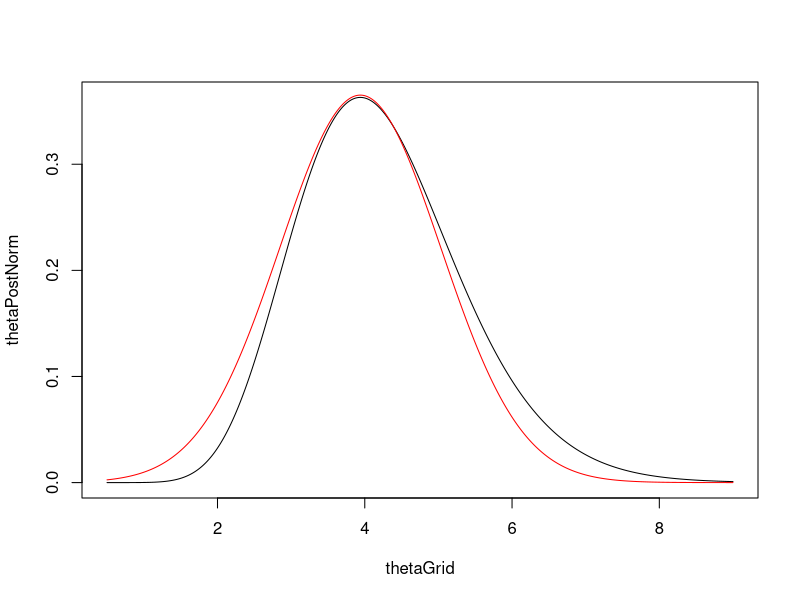
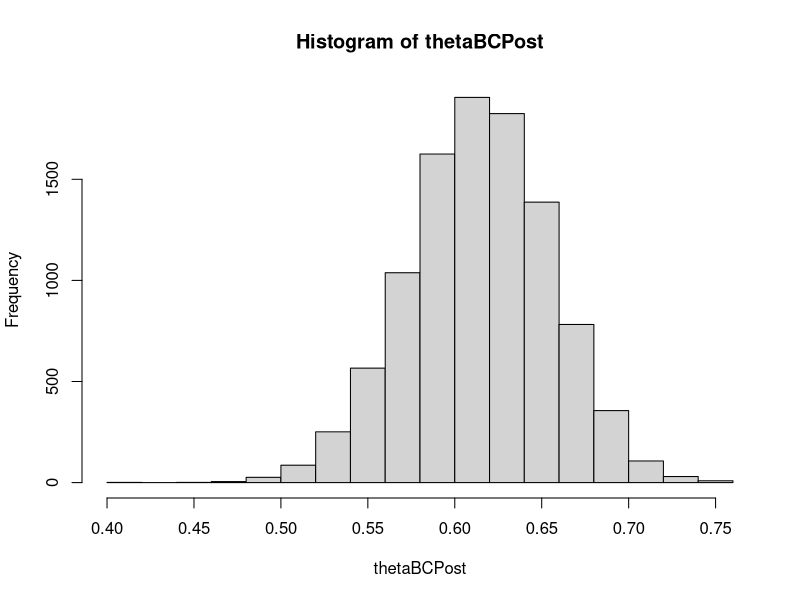
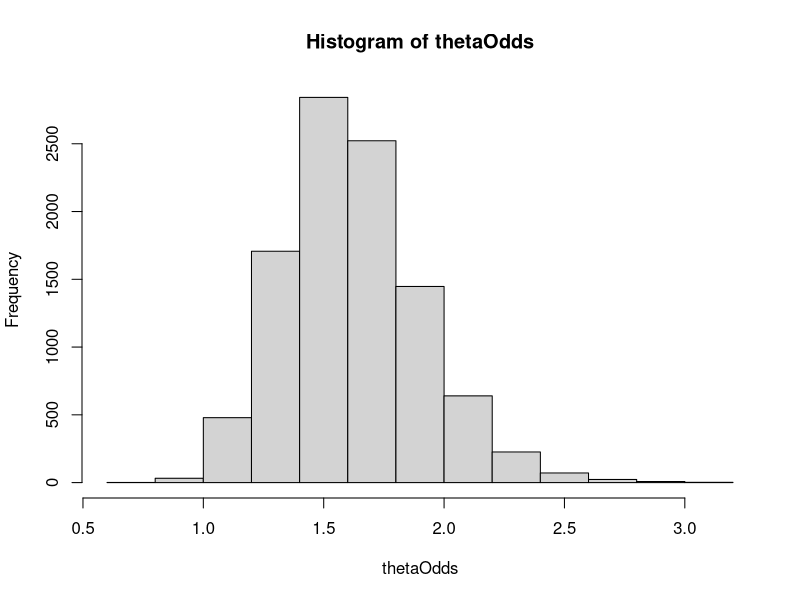

Here is the R script that generated these plots, in order: (Note: this script raises an error after producing the figures.)
####2(b)####
13/(2.8+.5)

####2(d)####
logPostFn <- function(theta, xSumSq, n){
  logLik <- n * log(theta) -
    theta * xSumSq
  logPrior <- -0.5*theta
  logPost <- logLik + logPrior
  return(logPost)
}
thetaGrid <- seq(0.5, 9, 0.01)
xSumSq <- 2.8
n <- 13
#Unnormalized theta posterior
thetaPostUn <- exp(logPostFn(thetaGrid, xSumSq, n))
thetaPostNorm <- thetaPostUn/(0.01 * sum(thetaPostUn))

#Confirming that the area is 1
f <- approxfun(thetaGrid, thetaPostNorm)
tot_area <- integrate(f, min(thetaGrid), max(thetaGrid))
print(paste("CDF:", tot_area$value))

plot(thetaGrid, thetaPostNorm, type = 'l')

####2(e)####
initVal <- 0.5
OptimRes <- optim(initVal,
                  logPostFn,lower=0.1, 
                  gr=NULL, xSumSq = xSumSq, n = n,
                  method=c("L-BFGS-B"),
                  control=list(fnscale=-1),#Maximize log posterior
                  hessian=TRUE)#Returns the hessian
thetaApprox <- dnorm(thetaGrid, OptimRes$par, sqrt(solve(-OptimRes$hessian)))
lines(thetaGrid, thetaApprox, col = 'red')


####1(a)####
nIter <- 10000
thetaAPost <- rbeta(nIter, 54, 86)
mean(thetaAPost > 0.4)#0.359

thetaBCPost <- 1-thetaAPost
hist(thetaBCPost)

####1(b)####
#Odds of not choosing brand A
thetaOdds <- (1-thetaAPost)/thetaAPost
hist(thetaOdds)
quantile(thetaOdds, probs = c(0.025, 0.975))
#There is relatively high odds of not choosing brand A

####1(c)####
beta(54,86)/beta(16,24)


####

####3(a)####
mu_0 <- rep(0, 7)
Omega_0 <- (1/5^2)*diag(7)
v_0 <- 1
sigma2_0 <- 4
nIter <- 10000
postResult <- BayesLinReg(y, X, mu_0, Omega_0, v_0, sigma2_0, nIter)
postBetaMat <- postResult$betaSample
postVar <- postResult$sigma2Sample

apply(postBetaMat, 2, mean)
apply(postBetaMat, 2, 
      function(beta) quantile(beta, probs=c(0.025, 0.975)))

####3(b)####
median(sqrt(postVar))

####3(c)####


####3(d)####
x1 <- seq(min(X[,2]), max(X[,2]), 0.01)
const <- rep(1, length(x1))
x2 <- rep(0.5, length(x1))
x3 <- rep(0,length(x1))
x4 <- rep(0,length(x1))
newX <- cbind(const, x1, x2, x3, x4, x1 * x3, x1 * x4)
newMu <- postBetaMat %*% t(newX)
newMuInt <- apply(newMu, 2, function(x) quantile(x, probs=c(0.05, 0.95)))
plot(x1, newMuInt[1,], type = 'l')
lines(x1, newMuInt[2,], type = 'l')

####3(e)####
x1 <- 0.4
x2 <- x3 <- const <- 1
x4 <- 0
newX <- c(const, x1, x2, x3, x4, x1 * x3, x1 * x4)
newMu <- postBetaMat %*% newX
newY <- sapply(1:nIter, 
       function(x) rnorm(1, mean = newMu[x], sd = sqrt(postVar[x])))
hist(newY)
